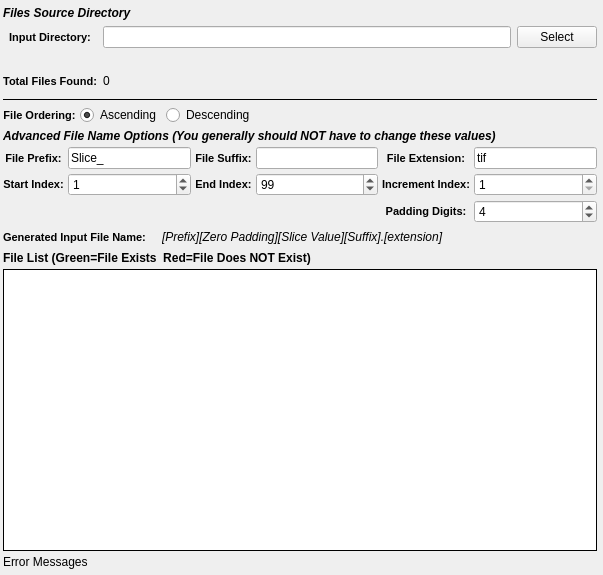
<?xml version="1.0" encoding="UTF-8"?>
<ui version="4.0">
 <class>TileListWidget</class>
 <widget class="QWidget" name="TileListWidget">
  <property name="geometry">
   <rect>
    <x>0</x>
    <y>0</y>
    <width>603</width>
    <height>575</height>
   </rect>
  </property>
  <property name="windowTitle">
   <string/>
  </property>
  <layout class="QVBoxLayout" name="verticalLayout">
   <property name="spacing">
    <number>4</number>
   </property>
   <property name="leftMargin">
    <number>3</number>
   </property>
   <property name="topMargin">
    <number>0</number>
   </property>
   <property name="rightMargin">
    <number>6</number>
   </property>
   <property name="bottomMargin">
    <number>6</number>
   </property>
   <item>
    <layout class="QGridLayout" name="widgetLayout">
     <property name="topMargin">
      <number>6</number>
     </property>
     <property name="bottomMargin">
      <number>6</number>
     </property>
     <property name="spacing">
      <number>6</number>
     </property>
     <item row="0" column="0" colspan="3">
      <widget class="QLabel" name="label_5">
       <property name="styleSheet">
        <string notr="true">QLabel 
{
	font-style: italic;font-weight: bold;
font-size: 12px;
}</string>
       </property>
       <property name="text">
        <string>Files Source Directory</string>
       </property>
      </widget>
     </item>
     <item row="3" column="1">
      <widget class="QLabel" name="totalSlices">
       <property name="text">
        <string>0</string>
       </property>
      </widget>
     </item>
     <item row="1" column="0">
      <widget class="QLabel" name="label_29">
       <property name="toolTip">
        <string>The directory that contains the .ang or .ctf files</string>
       </property>
       <property name="styleSheet">
        <string notr="true">QLabel {
font-weight: bold;
font-size: 11px;
}</string>
       </property>
       <property name="text">
        <string>Input Directory:</string>
       </property>
       <property name="alignment">
        <set>Qt::AlignCenter</set>
       </property>
      </widget>
     </item>
     <item row="1" column="1">
      <widget class="QtSLineEdit" name="inputDir"/>
     </item>
     <item row="1" column="2">
      <widget class="QPushButton" name="inputDirBtn">
       <property name="text">
        <string>Select</string>
       </property>
      </widget>
     </item>
     <item row="3" column="0">
      <widget class="QLabel" name="label_47">
       <property name="styleSheet">
        <string notr="true">QLabel {
font-weight: bold;
font-size: 11px;
}</string>
       </property>
       <property name="text">
        <string>Total Files Found:</string>
       </property>
       <property name="alignment">
        <set>Qt::AlignCenter</set>
       </property>
      </widget>
     </item>
     <item row="2" column="1">
      <widget class="SVSmallLabel" name="absPathLabel">
       <property name="font">
        <font>
         <weight>50</weight>
         <italic>false</italic>
         <bold>false</bold>
        </font>
       </property>
       <property name="text">
        <string/>
       </property>
       <property name="wordWrap">
        <bool>true</bool>
       </property>
       <property name="textInteractionFlags">
        <set>Qt::LinksAccessibleByMouse|Qt::TextSelectableByKeyboard|Qt::TextSelectableByMouse</set>
       </property>
      </widget>
     </item>
    </layout>
   </item>
   <item>
    <widget class="Line" name="line_9">
     <property name="frameShadow">
      <enum>QFrame::Plain</enum>
     </property>
     <property name="orientation">
      <enum>Qt::Horizontal</enum>
     </property>
    </widget>
   </item>
   <item>
    <layout class="QHBoxLayout" name="horizontalLayout">
     <item>
      <widget class="QLabel" name="label_7">
       <property name="styleSheet">
        <string notr="true">QLabel {
font-weight: bold;
font-size: 11px;
}</string>
       </property>
       <property name="text">
        <string>File Ordering:</string>
       </property>
       <property name="alignment">
        <set>Qt::AlignCenter</set>
       </property>
      </widget>
     </item>
     <item>
      <widget class="QRadioButton" name="orderAscending">
       <property name="text">
        <string>Ascending</string>
       </property>
       <property name="checked">
        <bool>true</bool>
       </property>
      </widget>
     </item>
     <item>
      <widget class="QRadioButton" name="orderDescending">
       <property name="text">
        <string>Descending</string>
       </property>
      </widget>
     </item>
     <item>
      <spacer name="horizontalSpacer">
       <property name="orientation">
        <enum>Qt::Horizontal</enum>
       </property>
       <property name="sizeHint" stdset="0">
        <size>
         <width>40</width>
         <height>20</height>
        </size>
       </property>
      </spacer>
     </item>
    </layout>
   </item>
   <item>
    <widget class="QLabel" name="label_58">
     <property name="styleSheet">
      <string notr="true">QLabel 
{
	font-style: italic;font-weight: bold;
font-size: 12px;
}</string>
     </property>
     <property name="text">
      <string>Advanced File Name Options (You generally should NOT have to change these values)</string>
     </property>
    </widget>
   </item>
   <item>
    <layout class="QGridLayout" name="gridLayout_20">
     <item row="1" column="3">
      <widget class="SVSpinBox" name="endIndex">
       <property name="minimumSize">
        <size>
         <width>75</width>
         <height>0</height>
        </size>
       </property>
       <property name="toolTip">
        <string>The file index to stop the import at. (Inclusive)</string>
       </property>
       <property name="maximum">
        <number>1000000</number>
       </property>
       <property name="value">
        <number>99</number>
       </property>
      </widget>
     </item>
     <item row="1" column="0">
      <widget class="QLabel" name="label_50">
       <property name="styleSheet">
        <string notr="true">QLabel {
font-weight: bold;
font-size: 11px;
}</string>
       </property>
       <property name="text">
        <string>Start Index:</string>
       </property>
       <property name="alignment">
        <set>Qt::AlignCenter</set>
       </property>
      </widget>
     </item>
     <item row="1" column="1">
      <widget class="SVSpinBox" name="startIndex">
       <property name="minimumSize">
        <size>
         <width>75</width>
         <height>0</height>
        </size>
       </property>
       <property name="toolTip">
        <string>Which file index to start the import at.</string>
       </property>
       <property name="maximum">
        <number>1000000</number>
       </property>
       <property name="value">
        <number>1</number>
       </property>
      </widget>
     </item>
     <item row="1" column="2">
      <widget class="QLabel" name="label_51">
       <property name="styleSheet">
        <string notr="true">QLabel {
font-weight: bold;
font-size: 11px;
}</string>
       </property>
       <property name="text">
        <string>End Index:</string>
       </property>
       <property name="alignment">
        <set>Qt::AlignCenter</set>
       </property>
      </widget>
     </item>
     <item row="0" column="4">
      <widget class="QLabel" name="label_56">
       <property name="styleSheet">
        <string notr="true">QLabel {
font-weight: bold;
font-size: 11px;
}</string>
       </property>
       <property name="text">
        <string>File Extension:</string>
       </property>
       <property name="alignment">
        <set>Qt::AlignCenter</set>
       </property>
      </widget>
     </item>
     <item row="0" column="3">
      <widget class="SVLineEdit" name="fileSuffix">
       <property name="toolTip">
        <string>The part of the filename that comes AFTER the slice index</string>
       </property>
      </widget>
     </item>
     <item row="0" column="5">
      <widget class="SVLineEdit" name="fileExt">
       <property name="toolTip">
        <string>The file extension of the input files</string>
       </property>
       <property name="text">
        <string>tif</string>
       </property>
      </widget>
     </item>
     <item row="0" column="0">
      <widget class="QLabel" name="label_32">
       <property name="styleSheet">
        <string notr="true">QLabel {
font-weight: bold;
font-size: 11px;
}</string>
       </property>
       <property name="text">
        <string>File Prefix:</string>
       </property>
       <property name="alignment">
        <set>Qt::AlignCenter</set>
       </property>
      </widget>
     </item>
     <item row="0" column="1">
      <widget class="SVLineEdit" name="filePrefix">
       <property name="toolTip">
        <string>The front part of the input file name</string>
       </property>
       <property name="text">
        <string>Slice_</string>
       </property>
      </widget>
     </item>
     <item row="0" column="2">
      <widget class="QLabel" name="label_13">
       <property name="styleSheet">
        <string notr="true">QLabel {
font-weight: bold;
font-size: 11px;
}</string>
       </property>
       <property name="text">
        <string>File Suffix:</string>
       </property>
       <property name="alignment">
        <set>Qt::AlignCenter</set>
       </property>
      </widget>
     </item>
     <item row="3" column="4">
      <widget class="QLabel" name="label_21">
       <property name="styleSheet">
        <string notr="true">QLabel {
font-weight: bold;
font-size: 11px;
}</string>
       </property>
       <property name="text">
        <string>Padding Digits:</string>
       </property>
       <property name="alignment">
        <set>Qt::AlignCenter</set>
       </property>
      </widget>
     </item>
     <item row="3" column="5">
      <widget class="SVSpinBox" name="totalDigits">
       <property name="toolTip">
        <string>The number of digits to allow for the slice index.</string>
       </property>
       <property name="value">
        <number>4</number>
       </property>
      </widget>
     </item>
     <item row="1" column="4">
      <widget class="QLabel" name="label_52">
       <property name="styleSheet">
        <string notr="true">QLabel {
font-weight: bold;
font-size: 11px;
}</string>
       </property>
       <property name="text">
        <string>Increment Index:</string>
       </property>
       <property name="alignment">
        <set>Qt::AlignCenter</set>
       </property>
      </widget>
     </item>
     <item row="1" column="5">
      <widget class="SVSpinBox" name="increment">
       <property name="minimumSize">
        <size>
         <width>75</width>
         <height>0</height>
        </size>
       </property>
       <property name="toolTip">
        <string>Which file index to start the import at.</string>
       </property>
       <property name="minimum">
        <number>1</number>
       </property>
       <property name="maximum">
        <number>1000000</number>
       </property>
       <property name="value">
        <number>1</number>
       </property>
      </widget>
     </item>
    </layout>
   </item>
   <item>
    <layout class="QHBoxLayout" name="_6">
     <item>
      <widget class="QLabel" name="label_17">
       <property name="styleSheet">
        <string notr="true">QLabel {
font-weight: bold;
font-size: 11px;
}</string>
       </property>
       <property name="text">
        <string>Generated Input File Name:</string>
       </property>
      </widget>
     </item>
     <item>
      <spacer name="horizontalSpacer_24">
       <property name="orientation">
        <enum>Qt::Horizontal</enum>
       </property>
       <property name="sizeType">
        <enum>QSizePolicy::Fixed</enum>
       </property>
       <property name="sizeHint" stdset="0">
        <size>
         <width>12</width>
         <height>20</height>
        </size>
       </property>
      </spacer>
     </item>
     <item>
      <widget class="QLabel" name="generatedFileNameExample">
       <property name="font">
        <font>
         <italic>true</italic>
        </font>
       </property>
       <property name="text">
        <string>[Prefix][Zero Padding][Slice Value][Suffix].[extension]</string>
       </property>
      </widget>
     </item>
     <item>
      <spacer name="horizontalSpacer_25">
       <property name="orientation">
        <enum>Qt::Horizontal</enum>
       </property>
       <property name="sizeHint" stdset="0">
        <size>
         <width>40</width>
         <height>20</height>
        </size>
       </property>
      </spacer>
     </item>
    </layout>
   </item>
   <item>
    <widget class="QLabel" name="label_57">
     <property name="font">
      <font>
       <weight>75</weight>
       <italic>false</italic>
       <bold>true</bold>
      </font>
     </property>
     <property name="text">
      <string>File List (Green=File Exists  Red=File Does NOT Exist)</string>
     </property>
    </widget>
   </item>
   <item>
    <widget class="QListWidget" name="fileListView">
     <property name="sizePolicy">
      <sizepolicy hsizetype="Expanding" vsizetype="MinimumExpanding">
       <horstretch>0</horstretch>
       <verstretch>0</verstretch>
      </sizepolicy>
     </property>
     <property name="toolTip">
      <string>The list of files that will be imported in the order they will be imported into the HDF5 Ebsd File</string>
     </property>
     <property name="frameShape">
      <enum>QFrame::Box</enum>
     </property>
     <property name="frameShadow">
      <enum>QFrame::Plain</enum>
     </property>
    </widget>
   </item>
   <item>
    <widget class="QLabel" name="errorMessage">
     <property name="text">
      <string>Error Messages</string>
     </property>
    </widget>
   </item>
  </layout>
 </widget>
 <customwidgets>
  <customwidget>
   <class>QtSLineEdit</class>
   <extends>QLineEdit</extends>
   <header location="global">QtSLineEdit.h</header>
  </customwidget>
  <customwidget>
   <class>SVSmallLabel</class>
   <extends>QLabel</extends>
   <header location="global">SVControlWidgets.h</header>
  </customwidget>
  <customwidget>
   <class>SVSpinBox</class>
   <extends>QSpinBox</extends>
   <header location="global">SVControlWidgets.h</header>
  </customwidget>
  <customwidget>
   <class>SVLineEdit</class>
   <extends>QLineEdit</extends>
   <header location="global">SVControlWidgets.h</header>
  </customwidget>
 </customwidgets>
 <resources/>
 <connections/>
</ui>
